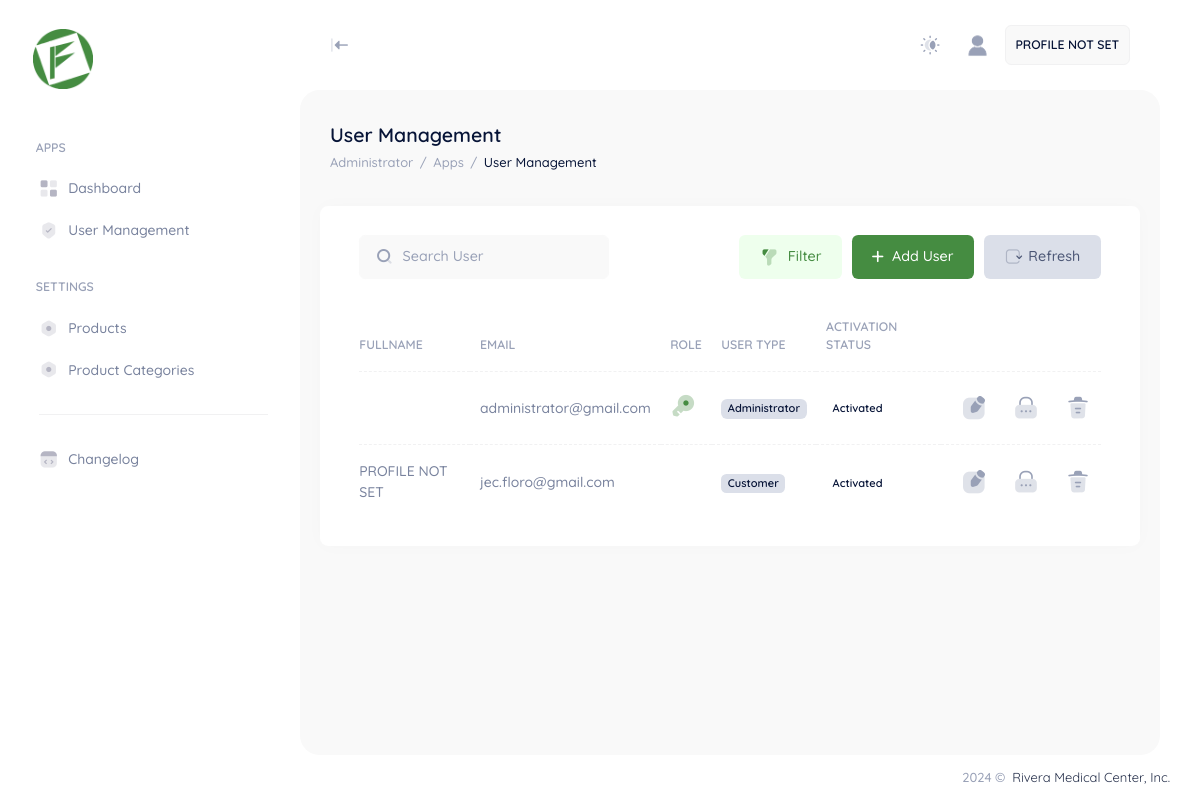
The app's page /user/administrator/usermanagement.php (signed in) with its own data.
### tables this page shows
CREATE TABLE IF NOT EXISTS `appsysusers` (
  `PK_appsysUsers` int NOT NULL AUTO_INCREMENT COMMENT 'AUTO GENERATED ID PER USER',
  `user_email` varchar(100) DEFAULT NULL COMMENT 'HASHED EMAIL',
  `user_password` longtext COMMENT 'HASHED PASSWORD',
  `user_empId` varchar(255) DEFAULT NULL COMMENT 'USER EMPLOYEE ID',
  `user_recoveryCode` varchar(255) DEFAULT NULL COMMENT 'HASHED RECOVERY CODE',
  `user_activationCode` varchar(255) DEFAULT NULL COMMENT 'HASHED ACTIVATION CODE',
  `user_secret` varchar(255) DEFAULT NULL,
  `isSecret` bit(1) DEFAULT NULL,
  `isActivated` bit(1) DEFAULT NULL,
  `isDisabled` bit(1) DEFAULT NULL,
  `isDeactivated` bit(1) DEFAULT NULL,
  `isAdmin` bit(1) DEFAULT NULL,
  `isCustomer` bit(1) DEFAULT NULL,
  `isBranchManager` bit(1) DEFAULT NULL,
  `isCreditInvestigator` bit(1) DEFAULT NULL,
  `isCreditCoordinator` bit(1) DEFAULT NULL,
  `isCashier` bit(1) DEFAULT NULL,
  `FK_geolocation` varchar(255) DEFAULT NULL COMMENT 'GEOLOCATION REFERENCE CODE',
  `FK_mscinfoChildrens` varchar(255) DEFAULT NULL COMMENT 'TABLE MSCINFOCHILDRENS',
  `FK_mscinfoRelatives` varchar(255) DEFAULT NULL COMMENT 'TABLE MSCINFORELATIVES',
  `FK_mscinfoNeighbors` varchar(255) DEFAULT NULL COMMENT 'TABLE MSCINFONEIGHBORS',
  `userLastname` longtext,
  `userFirstName` varchar(500) DEFAULT NULL,
  `userMiddleName` varchar(500) DEFAULT NULL,
  `userNickName` varchar(500) DEFAULT NULL,
  `userGender` int DEFAULT NULL,
  `userCivilStatus` varchar(500) DEFAULT NULL,
  `userNationality` varchar(500) DEFAULT NULL,
  `userAge` int DEFAULT NULL,
  `userDateofBirth` date DEFAULT NULL,
  `userPlaceofBirth` longtext,
  `userContactNumber` varchar(500) DEFAULT NULL,
  `userAddress` longtext,
  `userFullName` varchar(500) DEFAULT NULL,
  PRIMARY KEY (`PK_appsysUsers`) USING BTREE
);

### user/administrator/usermanagement.php (the view, shortened to what the rows shown need)
<?php
include '../../app/sessions/AuthSession.php';
include '../../app/sessions/AdministratorSession.php';
try {
    $conn = new PDO("mysql:host=$fa_dbserver;dbname=$fa_dbname", $fa_dbuser, $fa_dbpassword);
    $conn->setAttribute(PDO::ATTR_ERRMODE, PDO::ERRMODE_EXCEPTION);
    $usercode = $_SESSION['session_usercode'];
    $userprofile = $conn->prepare("SELECT * FROM appsysusers WHERE PK_appsysUsers = '$usercode'");
    $userprofile->execute();
    $ruserprofile = $userprofile->fetch(PDO::FETCH_ASSOC);
    $user = $conn->prepare("SELECT * FROM appsysusers");
    $user->execute();
    $cuser = $user->rowCount();
} catch (PDOException $e) {
    echo "Error: " . $e->getMessage();
}
?>
<!DOCTYPE html>
<html lang="en">
<head>
    <link href="../../assets/plugins/custom/leaflet/leaflet.bundle.css" rel="stylesheet" type="text/css" />
    <link href="../../assets/plugins/custom/datatables/datatables.bundle.css" rel="stylesheet" type="text/css" />
    <link href="../../assets/plugins/global/plugins.bundle.css" rel="stylesheet" type="text/css" />
    <link href="../../assets/css/style.bundle.css" rel="stylesheet" type="text/css" />
    <link href="../../assets/css/custom.bundle.css" rel="stylesheet" type="text/css" />
</head>
<body id="kt_body" class="header-fixed header-tablet-and-mobile-fixed toolbar-enabled aside-fixed aside-default-enabled user-select-none">
    <div class="d-flex flex-column flex-root">
        <div class="page d-flex flex-row flex-column-fluid">
            <div class="wrapper d-flex flex-column flex-row-fluid" id="kt_wrapper">
                <div class="content fs-6 d-flex flex-column flex-column-fluid" id="kt_content">
                    <div class="toolbar" id="kt_toolbar">
                        <div class=" container-fluid d-flex flex-stack flex-wrap flex-sm-nowrap">
                            <div class="d-flex flex-column align-items-start justify-content-center flex-wrap me-2">
                                <h1 class="text-dark fw-bold my-1 fs-2">
                                    User Management <small class="text-muted fs-6 fw-normal ms-1"></small>
                                </h1>
                            </div>
                        </div>
                    </div>
                    <div class="post fs-6 d-flex flex-column-fluid" id="kt_post">
                        <div class="container-fluid">
                            <div class="row g-xl-12">
                                <div class="col-xxl-12">
                                    <div class="row g-xl-12">
                                        <div class="card">
                                            <div class="card-body py-4">
                                                <table class="table align-middle table-row-dashed fs-6 gy-5" id="tb_Usermanagement">
                                                    <thead>
                                                        <tr class="text-start text-muted fw-bold fs-7 text-uppercase gs-0">
                                                            <th>Fullname</th>
                                                            <th>Email</th>
                                                            <th>Role</th>
                                                            <th>User Type</th>
                                                            <th>Activation Status</th>
                                                            <th></th>
                                                        </tr>
                                                    </thead>
                                                    <tbody class="text-gray-600 fw-semibold">
                                                        <?php if ($cuser > 0) { ?>
                                                            <?php while ($ruser = $user->fetch(PDO::FETCH_ASSOC)) { ?>
                                                                <tr>
                                                                    <td>
                                                                        <?php if ($ruser["userFullName"] != "") { ?>
                                                                            <?php echo secureToken::tokendecrypt($ruserprofile["userFullName"]); ?>
                                                                        <?php } else { ?>
                                                                            PROFILE NOT SET
                                                                        <?php } ?>
                                                                    </td>
                                                                    <td><?php echo $ruser["user_email"]; ?></td>
                                                                    <td>
                                                                        <?php if ($ruser["isAdmin"] == 1) { ?>
                                                                            <i class="ki-duotone ki-key fs-2x text-primary">
                                                                                <span class="path1"></span>
                                                                            </i>
                                                                        <?php } ?>
                                                                    </td>
                                                                    <td>
                                                                        <?php if ($ruser["isAdmin"] == 1) { ?>
                                                                            <span class="badge bg-secondary text-dark rounded">Administrator</span>
                                                                        <?php } ?>
                                                                        <?php if ($ruser["isCustomer"] == 1) { ?>
                                                                            <span class="badge bg-secondary text-dark">Customer</span>
                                                                        <?php } ?>
                                                                    </td>
                                                                    <td>
                                                                        <?php if ($ruser["isActivated"] == 0) { ?>
                                                                            <i class="ki-duotone ki-sms fs-2x text-primary">
                                                                                <span class="path1"></span>
                                                                                <span class="path2"></span>
                                                                            </i>
                                                                        <?php } else { ?>
                                                                            <span class="badge bg-darkgreen">Activated</span>
                                                                        <?php } ?>
                                                                    </td>
                                                                    <td class="text-end datainput">
                                                                        <div class="d-flex justify-content-end gap-2">
                                                                            <div class="tableaction-hover rounded pt-2 pb-1 ps-3 pe-3" data-ii-val="<?php echo $ruser["PK_appsysUsers"]; ?>" data-ii-input-edit-action="edit">
                                                                                <i class="ki-duotone ki-notepad-edit fs-2x">
                                                                                    <span class="path1"></span>
                                                                                </i>
                                                                            </div>
                                                                            <div class="tableaction-hover rounded pt-2 pb-1 ps-3 pe-3" data-ii-val="<?php echo $ruser["PK_appsysUsers"]; ?>" data-ii-input-lock-action="lock">
                                                                                <i class="ki-duotone ki-lock-2 fs-2x">
                                                                                    <span class="path1"></span>
                                                                                </i>
                                                                            </div>
                                                                            <div class="tableaction-hover rounded pt-2 pb-1 ps-3 pe-3" data-ii-val="<?php echo $ruser["PK_appsysUsers"]; ?>" data-ii-input-delete-action="delete">
                                                                                <i class="ki-duotone ki-trash fs-2x">
                                                                                    <span class="path1"></span>
                                                                                </i>
                                                                            </div>
                                                                        </div>
                                                                    </td>
                                                                </tr>
                                                            <?php } ?>
                                                        <?php } ?>
                                                    </tbody>
                                                </table>
                                            </div>
                                        </div>
                                    </div>
                                </div>
                            </div>
                        </div>
                    </div>
                </div>
            </div>
        </div>
    </div>
</body>
</html>

### records on screen
appsysusers: user_email "administrator@gmail.com", isAdmin "1" (drawn), isActivated "Activated"
appsysusers: shows "PROFILE NOT SET", user_email "jec.floro@gmail.com", isCustomer "Customer", isActivated "Activated"
